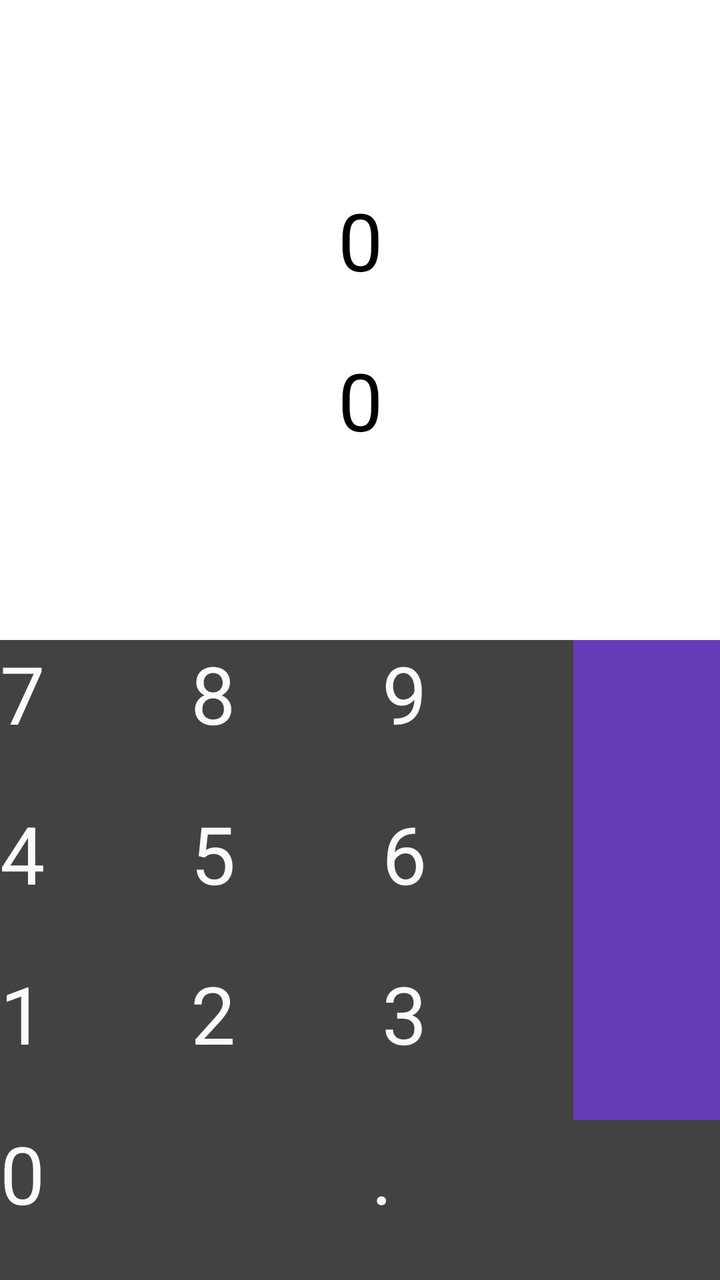
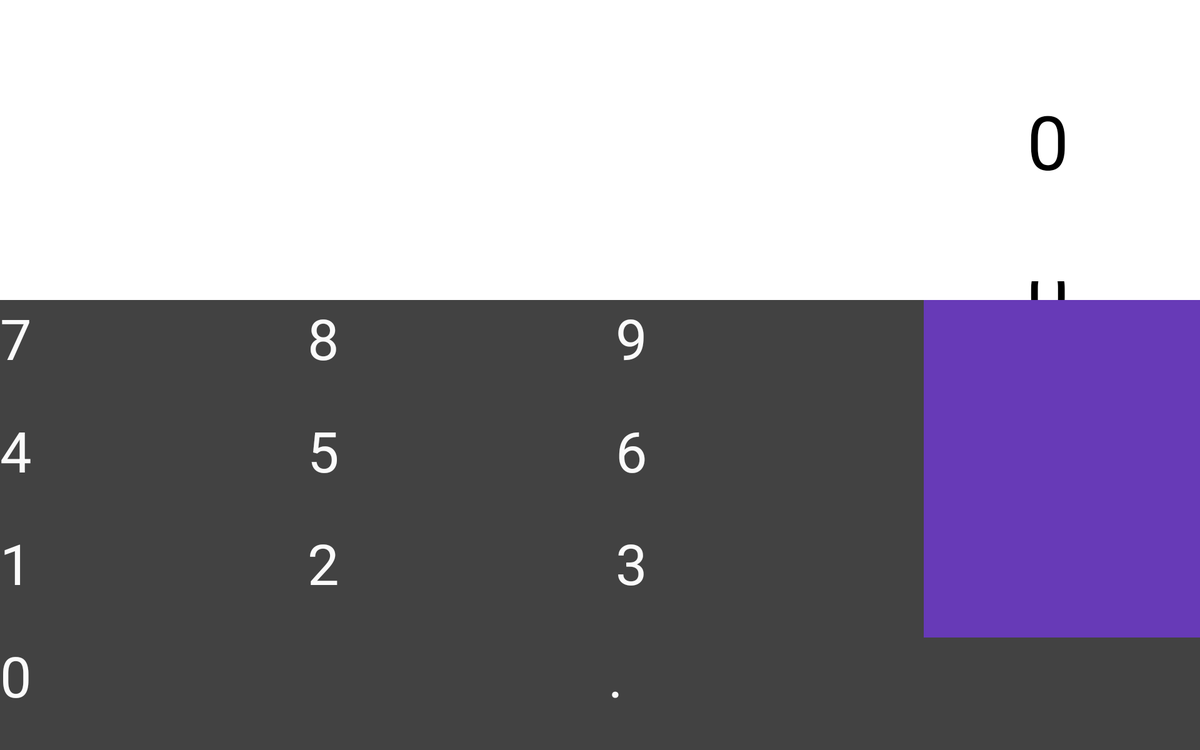

An Android layout and its configuration variant, each rendered on a device that would load it. The default file and the variant file are quoted in full after the pictures.
<!-- AndroidManifest.xml: application theme Theme.Purple -->
<!-- res/layout/fragment_portrait.xml -->
<FrameLayout xmlns:android="http://schemas.android.com/apk/res/android"
    xmlns:tools="http://schemas.android.com/tools"
    android:layout_width="match_parent"
    android:layout_height="match_parent"
    android:fitsSystemWindows="true"
    tools:context="ca.erictran.lengthweightconverter.MainActivity$PlaceholderFragment" >

    <LinearLayout
            android:orientation="vertical"
            android:layout_width="fill_parent"
            android:layout_height="fill_parent"
            android:weightSum="1.0">

        <LinearLayout
                android:orientation="vertical"
                android:layout_width="fill_parent"
                android:layout_height="wrap_content"
                android:gravity="center_vertical"
                android:layout_weight=".6">

            <ScrollView
                android:id="@+id/scrollView1"
                android:layout_width="match_parent"
                android:layout_height="80dp"
                android:scrollbars="vertical"
                android:layout_gravity="center_vertical"
                android:fillViewport="true">

                <TextView
                    android:id="@+id/textView2"
                    android:layout_width="fill_parent"
                    android:layout_height="wrap_content"
                    android:layout_marginRight="2dp"
                    android:freezesText="true"
                    android:scrollbarAlwaysDrawVerticalTrack="false"
                    android:text="@string/default_value"
                    android:textSize="40sp"
                    android:gravity="center|center_vertical"/>
            </ScrollView>

            <Spinner
                android:id="@+id/spinner1"
                android:layout_width="match_parent"
                android:layout_height="wrap_content" />

            <ScrollView
                android:id="@+id/scrollView2"
                android:layout_width="match_parent"
                android:layout_height="80dp"
                android:scrollbars="vertical"
                android:layout_gravity="center_vertical"
                android:fillViewport="true">

                <TextView
                    android:id="@+id/textView3"
                    android:layout_width="fill_parent"
                    android:layout_height="wrap_content"
                    android:layout_marginRight="2dp"
                    android:freezesText="true"
                    android:scrollbarAlwaysDrawVerticalTrack="false"
                    android:text="@string/default_value"
                    android:textSize="40sp"
                    android:gravity="center|center_vertical"/>
            </ScrollView>

            <Spinner
                android:id="@+id/spinner2"
                android:layout_width="match_parent"
                android:layout_height="wrap_content"
                    />

        </LinearLayout>

        <LinearLayout
            android:layout_width="match_parent"
            android:layout_height="wrap_content"
            android:weightSum="1.0"
            android:id="@+id/linearLayout4"
            android:layout_weight=".1">

            <Button
                android:id="@+id/Button7"
                style="?android:attr/buttonStyleSmall"
                android:layout_width="wrap_content"
                android:layout_height="fill_parent"
                android:layout_weight=".25"
                android:background="@drawable/custom_button"
                android:text="@string/Button7"
                android:textColor="#fafafa"
                android:textSize="40sp" />

            <Button
                android:id="@+id/Button8"
                style="?android:attr/buttonStyleSmall"
                android:layout_width="wrap_content"
                android:layout_height="fill_parent"
                android:layout_weight=".25"
                android:background="@drawable/custom_button"
                android:text="@string/Button8"
                android:textColor="#fafafa"
                android:textSize="40sp" />

            <Button
                android:id="@+id/Button9"
                style="?android:attr/buttonStyleSmall"
                android:layout_width="wrap_content"
                android:layout_height="fill_parent"
                android:layout_weight=".25"
                android:background="@drawable/custom_button"
                android:text="@string/Button9"
                android:textColor="#fafafa"
                android:textSize="40sp" />

            <ImageButton
                android:id="@+id/ButtonClear"
                style="?android:attr/buttonStyleSmall"
                android:layout_width="wrap_content"
                android:layout_height="fill_parent"
                android:layout_weight=".25"
                android:background="@drawable/custom_button2"
                android:contentDescription="@string/ButtonClear"
                android:src="@drawable/ic_action_content_clear" />
        </LinearLayout>

        <LinearLayout
            android:layout_width="match_parent"
            android:layout_height="wrap_content"
            android:weightSum="1.0"
            android:id="@+id/linearLayout3"
            android:layout_weight=".1">

            <Button
                android:id="@+id/Button4"
                style="?android:attr/buttonStyleSmall"
                android:layout_width="wrap_content"
                android:layout_height="fill_parent"
                android:layout_weight=".25"
                android:background="@drawable/custom_button"
                android:text="@string/Button4"
                android:textColor="#fafafa"
                android:textSize="40sp" />

            <Button
                android:id="@+id/Button5"
                style="?android:attr/buttonStyleSmall"
                android:layout_width="wrap_content"
                android:layout_height="fill_parent"
                android:layout_weight=".25"
                android:background="@drawable/custom_button"
                android:text="@string/Button5"
                android:textColor="#fafafa"
                android:textSize="40sp" />

            <Button
                android:id="@+id/Button6"
                style="?android:attr/buttonStyleSmall"
                android:layout_width="wrap_content"
                android:layout_height="fill_parent"
                android:layout_weight=".25"
                android:background="@drawable/custom_button"
                android:text="@string/Button6"
                android:textColor="#fafafa"
                android:textSize="40sp" />

            <ImageButton
                android:id="@+id/ButtonBackspace"
                style="?android:attr/buttonStyleSmall"
                android:layout_width="wrap_content"
                android:layout_height="fill_parent"
                android:layout_weight=".25"
                android:background="@drawable/custom_button2"
                android:contentDescription="@string/ButtonBackspace"
                android:src="@drawable/ic_action_content_backspace" />
        </LinearLayout>

        <LinearLayout
            android:layout_width="match_parent"
            android:layout_height="wrap_content"
            android:weightSum="1.0"
            android:id="@+id/linearLayout2"
            android:layout_weight=".1">

            <Button
                android:id="@+id/Button1"
                style="?android:attr/buttonStyleSmall"
                android:layout_width="wrap_content"
                android:layout_height="fill_parent"
                android:layout_weight=".25"
                android:background="@drawable/custom_button"
                android:text="@string/Button1"
                android:textColor="#fafafa"
                android:textSize="40sp" />

            <Button
                android:id="@+id/Button2"
                style="?android:attr/buttonStyleSmall"
                android:layout_width="wrap_content"
                android:layout_height="fill_parent"
                android:layout_weight=".25"
                android:background="@drawable/custom_button"
                android:text="@string/Button2"
                android:textColor="#fafafa"
                android:textSize="40sp" />

            <Button
                android:id="@+id/Button3"
                style="?android:attr/buttonStyleSmall"
                android:layout_width="wrap_content"
                android:layout_height="fill_parent"
                android:layout_weight=".25"
                android:background="@drawable/custom_button"
                android:text="@string/Button3"
                android:textColor="#fafafa"
                android:textSize="40sp" />

            <ImageButton
                android:id="@+id/ButtonSwitch"
                style="?android:attr/buttonStyleSmall"
                android:layout_width="wrap_content"
                android:layout_height="fill_parent"
                android:layout_weight=".25"
                android:background="@drawable/custom_button2"
                android:contentDescription="@string/ButtonSwitch"
                android:src="@drawable/ic_action_content_switch" />
        </LinearLayout>

        <LinearLayout
            android:layout_width="match_parent"
            android:layout_height="wrap_content"
            android:id="@+id/linearLayout"
            android:layout_weight=".1">

            <Button
                android:id="@+id/Button0"
                style="?android:attr/buttonStyleSmall"
                android:layout_width="wrap_content"
                android:layout_height="fill_parent"
                android:layout_weight="1"
                android:background="@drawable/custom_button"
                android:text="@string/Button0"
                android:textColor="#fafafa"
                android:textSize="40sp" />

            <Button
                android:id="@+id/ButtonDecimal"
                style="?android:attr/buttonStyleSmall"
                android:layout_width="wrap_content"
                android:layout_height="fill_parent"
                android:layout_weight="1"
                android:background="@drawable/custom_button"
                android:text="@string/ButtonDecimal"
                android:textColor="#fafafa"
                android:textSize="40sp" />
        </LinearLayout>
    </LinearLayout>

</FrameLayout>
<!-- resources referenced by this layout -->
<resources>
  <!-- drawable custom_button (drawable) -->
  <?xml version="1.0" encoding="utf-8"?>
  <selector xmlns:android="http://schemas.android.com/apk/res/android" >
      
      <item android:drawable="@color/primary_dark"
            android:state_pressed="true" />
      <item android:drawable="@color/primary_dark"
            android:state_focused="true" />
      <item android:drawable="@color/primary" />   
  
  </selector>
  <!-- drawable custom_button2 (drawable) -->
  <?xml version="1.0" encoding="utf-8"?>
  <selector xmlns:android="http://schemas.android.com/apk/res/android" >
      
      <item android:drawable="@color/accent_dark"
            android:state_pressed="true" />
      <item android:drawable="@color/accent_dark"
            android:state_focused="true" />
      <item android:drawable="@color/accent" />
      
  </selector>
  <string name="Button0">0</string>
  <string name="Button1">1</string>
  <string name="Button2">2</string>
  <string name="Button3">3</string>
  <string name="Button4">4</string>
  <string name="Button5">5</string>
  <string name="Button6">6</string>
  <string name="Button7">7</string>
  <string name="Button8">8</string>
  <string name="Button9">9</string>
  <string name="ButtonBackspace">Backspace</string>
  <string name="ButtonClear">Clear</string>
  <string name="ButtonDecimal">.</string>
  <string name="ButtonSwitch">Switch</string>
  <string name="default_value">0</string>
  <color name="primary_dark">#000000</color>
  <color name="primary">#424242</color>
  <color name="accent_dark">#311b92</color>
  <color name="accent">#673ab7</color>
  <style name="PopupMenu.Purple" parent="@style/Widget.Sherlock.ListPopupWindow">	
          <item name="android:popupBackground">@drawable/menu_dropdown_panel_purple</item>	
      </style>
  <style name="DropDownListView.Purple" parent="@style/Widget.Sherlock.ListView.DropDown">
          <item name="android:listSelector">@drawable/selectable_background_purple</item>
      </style>
  <style name="ActionBarTabStyle.Purple" parent="@style/Widget.Sherlock.ActionBar.TabView">
          <item name="android:background">@drawable/tab_indicator_ab_purple</item>
      </style>
  <style name="ActionBarTabBar.Purple" parent="Widget.Sherlock.ActionBar.TabBar">
          <item name="android:showDividers">none</item>
      </style>
  <style name="ActionBarTabTextStyle.Purple" parent="Widget.Sherlock.ActionBar.TabText">
          <item name="android:textColor">@color/tab_text</item>
      </style>
  <style name="DropDownNav.Purple" parent="@style/Widget.Sherlock.Spinner.DropDown.ActionBar">
          <item name="android:background">@drawable/spinner_background_ab_purple</item>
          <item name="android:popupBackground">@drawable/menu_dropdown_panel_purple</item>
          <item name="android:dropDownSelector">@drawable/selectable_background_purple</item>
      </style>
  <!-- from res/values-v14/ -->
  <style name="ActionBar.Solid.Purple" parent="@style/Widget.Sherlock.Light.ActionBar.Solid.Inverse">
          <item name="android:background">@drawable/ab_solid_purple</item>
          <item name="android:backgroundStacked">@drawable/ab_stacked_solid_purple</item>
          <item name="android:backgroundSplit">@drawable/ab_bottom_solid_purple</item>
          <item name="android:progressBarStyle">@style/ProgressBar.Purple</item>
      </style>
  <style name="ActionButton.CloseMode.Purple" parent="@style/Widget.Sherlock.ActionButton.CloseMode">
          <item name="android:background">@drawable/btn_cab_done_purple</item>
      </style>
  <!-- from res/values-v14/ -->
  <style name="Theme.Purple.Widget" parent="@style/Theme.Sherlock">
          <item name="android:popupMenuStyle">@style/PopupMenu.Purple</item>
          <item name="android:dropDownListViewStyle">@style/DropDownListView.Purple</item>
      </style>
  <style name="ProgressBar.Purple" parent="@style/Widget.Sherlock.ProgressBar.Horizontal">
          <item name="android:progressDrawable">@drawable/progress_horizontal_purple</item>
      </style>
</resources>
<!-- res/layout-sw720dp/fragment_portrait.xml (the repository's variant of the layout above) -->
<!-- drawn on a large tablet held sideways -->
<FrameLayout xmlns:android="http://schemas.android.com/apk/res/android"
    xmlns:tools="http://schemas.android.com/tools"
    android:layout_width="match_parent"
    android:layout_height="match_parent"
    android:background="@color/action_bar"
    android:fitsSystemWindows="true"
    tools:context="ca.erictran.lengthweightconverter.MainActivity$PlaceholderFragment" >

    <RelativeLayout
        android:layout_width="match_parent"
        android:layout_height="match_parent"
        android:background="@android:color/background_light"
        android:gravity="top"
        android:orientation="vertical" >

        <RelativeLayout
                android:layout_width="fill_parent"
                android:layout_height="fill_parent"
                android:layout_above="@+id/linearLayout4"
                android:gravity="center_vertical">

            <LinearLayout
                    android:orientation="horizontal"
                    android:layout_width="fill_parent"
                    android:layout_height="wrap_content"
                    android:id="@+id/linearLayout5"
                    android:gravity="center_vertical">

                <ScrollView
                    android:id="@+id/scrollView1"
                    android:layout_width="match_parent"
                    android:layout_height="300dp"
                    android:scrollbars="vertical"
                    android:layout_weight="1"
                    android:layout_gravity="center_vertical"
                    android:fillViewport="true">

                    <TextView
                        android:id="@+id/textView2"
                        android:layout_width="fill_parent"
                        android:layout_height="wrap_content"
                        android:layout_marginRight="2dp"
                        android:freezesText="true"
                        android:scrollbarAlwaysDrawVerticalTrack="false"
                        android:text="@string/default_value"
                        android:textSize="80sp"
                        android:gravity="center_vertical|right"/>
                </ScrollView>

                <Spinner
                    android:id="@+id/spinner1"
                    android:layout_width="wrap_content"
                    android:layout_height="wrap_content"
                    android:layout_weight="1"
                    android:minWidth="280dp"
                        />
            </LinearLayout>

            <LinearLayout
                    android:orientation="horizontal"
                    android:layout_width="fill_parent"
                    android:layout_height="wrap_content"
                    android:layout_below="@+id/linearLayout5"
                    android:layout_alignParentLeft="true"
                    android:layout_alignParentStart="true"
                    android:gravity="center_vertical">

                <ScrollView
                    android:id="@+id/scrollView2"
                    android:layout_width="match_parent"
                    android:layout_height="300dp"
                    android:scrollbars="vertical"
                    android:layout_weight="1"
                    android:layout_gravity="center_vertical"
                    android:fillViewport="true">

                    <TextView
                        android:id="@+id/textView3"
                        android:layout_width="fill_parent"
                        android:layout_height="wrap_content"
                        android:layout_marginRight="2dp"
                        android:freezesText="true"
                        android:scrollbarAlwaysDrawVerticalTrack="false"
                        android:text="@string/default_value"
                        android:textSize="80sp"
                        android:gravity="center_vertical|right"/>
                </ScrollView>

                <Spinner
                    android:id="@+id/spinner2"
                    android:layout_width="wrap_content"
                    android:layout_height="wrap_content"
                    android:layout_weight="1"
                    android:minWidth="280dp" />

            </LinearLayout>
        </RelativeLayout>

        <LinearLayout
            android:layout_width="match_parent"
            android:layout_height="120dp"
            android:weightSum="1.0"
            android:layout_above="@+id/linearLayout3"
            android:layout_alignParentLeft="true"
            android:layout_alignParentStart="true"
            android:id="@+id/linearLayout4">

            <Button
                android:id="@+id/Button7"
                style="?android:attr/buttonStyleSmall"
                android:layout_width="wrap_content"
                android:layout_height="fill_parent"
                android:layout_weight=".25"
                android:background="@drawable/custom_button"
                android:text="@string/Button7"
                android:textColor="#fafafa"
                android:textSize="60sp" />

            <Button
                android:id="@+id/Button8"
                style="?android:attr/buttonStyleSmall"
                android:layout_width="wrap_content"
                android:layout_height="fill_parent"
                android:layout_weight=".25"
                android:background="@drawable/custom_button"
                android:text="@string/Button8"
                android:textColor="#fafafa"
                android:textSize="60sp" />

            <Button
                android:id="@+id/Button9"
                style="?android:attr/buttonStyleSmall"
                android:layout_width="wrap_content"
                android:layout_height="fill_parent"
                android:layout_weight=".25"
                android:background="@drawable/custom_button"
                android:text="@string/Button9"
                android:textColor="#fafafa"
                android:textSize="60sp" />

            <ImageButton
                android:id="@+id/ButtonClear"
                style="?android:attr/buttonStyleSmall"
                android:layout_width="wrap_content"
                android:layout_height="fill_parent"
                android:layout_weight=".25"
                android:background="@drawable/custom_button2"
                android:contentDescription="@string/ButtonClear"
                android:src="@drawable/ic_action_content_clear" />
        </LinearLayout>

        <LinearLayout
            android:layout_width="match_parent"
            android:layout_height="120dp"
            android:weightSum="1.0"
            android:layout_above="@+id/linearLayout2"
            android:layout_alignParentLeft="true"
            android:layout_alignParentStart="true"
            android:id="@+id/linearLayout3">

            <Button
                android:id="@+id/Button4"
                style="?android:attr/buttonStyleSmall"
                android:layout_width="wrap_content"
                android:layout_height="fill_parent"
                android:layout_weight=".25"
                android:background="@drawable/custom_button"
                android:text="@string/Button4"
                android:textColor="#fafafa"
                android:textSize="60sp" />

            <Button
                android:id="@+id/Button5"
                style="?android:attr/buttonStyleSmall"
                android:layout_width="wrap_content"
                android:layout_height="fill_parent"
                android:layout_weight=".25"
                android:background="@drawable/custom_button"
                android:text="@string/Button5"
                android:textColor="#fafafa"
                android:textSize="60sp" />

            <Button
                android:id="@+id/Button6"
                style="?android:attr/buttonStyleSmall"
                android:layout_width="wrap_content"
                android:layout_height="fill_parent"
                android:layout_weight=".25"
                android:background="@drawable/custom_button"
                android:text="@string/Button6"
                android:textColor="#fafafa"
                android:textSize="60sp" />

            <ImageButton
                android:id="@+id/ButtonBackspace"
                style="?android:attr/buttonStyleSmall"
                android:layout_width="wrap_content"
                android:layout_height="fill_parent"
                android:layout_weight=".25"
                android:background="@drawable/custom_button2"
                android:contentDescription="@string/ButtonBackspace"
                android:src="@drawable/ic_action_content_backspace" />
        </LinearLayout>

        <LinearLayout
            android:layout_width="match_parent"
            android:layout_height="120dp"
            android:weightSum="1.0"
            android:layout_above="@+id/linearLayout"
            android:layout_alignParentLeft="true"
            android:layout_alignParentStart="true"
            android:id="@+id/linearLayout2">

            <Button
                android:id="@+id/Button1"
                style="?android:attr/buttonStyleSmall"
                android:layout_width="wrap_content"
                android:layout_height="fill_parent"
                android:layout_weight=".25"
                android:background="@drawable/custom_button"
                android:text="@string/Button1"
                android:textColor="#fafafa"
                android:textSize="60sp" />

            <Button
                android:id="@+id/Button2"
                style="?android:attr/buttonStyleSmall"
                android:layout_width="wrap_content"
                android:layout_height="fill_parent"
                android:layout_weight=".25"
                android:background="@drawable/custom_button"
                android:text="@string/Button2"
                android:textColor="#fafafa"
                android:textSize="60sp" />

            <Button
                android:id="@+id/Button3"
                style="?android:attr/buttonStyleSmall"
                android:layout_width="wrap_content"
                android:layout_height="fill_parent"
                android:layout_weight=".25"
                android:background="@drawable/custom_button"
                android:text="@string/Button3"
                android:textColor="#fafafa"
                android:textSize="60sp" />

            <ImageButton
                android:id="@+id/ButtonSwitch"
                style="?android:attr/buttonStyleSmall"
                android:layout_width="wrap_content"
                android:layout_height="fill_parent"
                android:layout_weight=".25"
                android:background="@drawable/custom_button2"
                android:contentDescription="@string/ButtonSwitch"
                android:src="@drawable/ic_action_content_switch" />
        </LinearLayout>

        <LinearLayout
            android:layout_width="match_parent"
            android:layout_height="120dp"
            android:layout_alignParentBottom="true"
            android:layout_alignParentLeft="true"
            android:layout_alignParentStart="true"
            android:id="@+id/linearLayout">

            <Button
                android:id="@+id/Button0"
                style="?android:attr/buttonStyleSmall"
                android:layout_width="wrap_content"
                android:layout_height="fill_parent"
                android:layout_weight="1"
                android:background="@drawable/custom_button"
                android:text="@string/Button0"
                android:textColor="#fafafa"
                android:textSize="60sp" />

            <Button
                android:id="@+id/ButtonDecimal"
                style="?android:attr/buttonStyleSmall"
                android:layout_width="wrap_content"
                android:layout_height="fill_parent"
                android:layout_weight="1"
                android:background="@drawable/custom_button"
                android:text="@string/ButtonDecimal"
                android:textColor="#fafafa"
                android:textSize="60sp" />
        </LinearLayout>

    </RelativeLayout>

</FrameLayout>
<!-- resources referenced by the variant -->
<!-- as a large tablet held sideways resolves them -->
<resources>
  <color name="action_bar">#673ab7</color>
  <!-- drawable custom_button (drawable) -->
  <?xml version="1.0" encoding="utf-8"?>
  <selector xmlns:android="http://schemas.android.com/apk/res/android" >
      
      <item android:drawable="@color/primary_dark"
            android:state_pressed="true" />
      <item android:drawable="@color/primary_dark"
            android:state_focused="true" />
      <item android:drawable="@color/primary" />   
  
  </selector>
  <!-- drawable custom_button2 (drawable) -->
  <?xml version="1.0" encoding="utf-8"?>
  <selector xmlns:android="http://schemas.android.com/apk/res/android" >
      
      <item android:drawable="@color/accent_dark"
            android:state_pressed="true" />
      <item android:drawable="@color/accent_dark"
            android:state_focused="true" />
      <item android:drawable="@color/accent" />
      
  </selector>
  <string name="Button0">0</string>
  <string name="Button1">1</string>
  <string name="Button2">2</string>
  <string name="Button3">3</string>
  <string name="Button4">4</string>
  <string name="Button5">5</string>
  <string name="Button6">6</string>
  <string name="Button7">7</string>
  <string name="Button8">8</string>
  <string name="Button9">9</string>
  <string name="ButtonBackspace">Backspace</string>
  <string name="ButtonClear">Clear</string>
  <string name="ButtonDecimal">.</string>
  <string name="ButtonSwitch">Switch</string>
  <string name="default_value">0</string>
  <color name="primary_dark">#000000</color>
  <color name="primary">#424242</color>
  <color name="accent_dark">#311b92</color>
  <color name="accent">#673ab7</color>
  <style name="PopupMenu.Purple" parent="@style/Widget.Sherlock.ListPopupWindow">	
          <item name="android:popupBackground">@drawable/menu_dropdown_panel_purple</item>	
      </style>
  <style name="DropDownListView.Purple" parent="@style/Widget.Sherlock.ListView.DropDown">
          <item name="android:listSelector">@drawable/selectable_background_purple</item>
      </style>
  <style name="ActionBarTabStyle.Purple" parent="@style/Widget.Sherlock.ActionBar.TabView">
          <item name="android:background">@drawable/tab_indicator_ab_purple</item>
      </style>
  <style name="ActionBarTabBar.Purple" parent="Widget.Sherlock.ActionBar.TabBar">
          <item name="android:showDividers">none</item>
      </style>
  <style name="ActionBarTabTextStyle.Purple" parent="Widget.Sherlock.ActionBar.TabText">
          <item name="android:textColor">@color/tab_text</item>
      </style>
  <style name="DropDownNav.Purple" parent="@style/Widget.Sherlock.Spinner.DropDown.ActionBar">
          <item name="android:background">@drawable/spinner_background_ab_purple</item>
          <item name="android:popupBackground">@drawable/menu_dropdown_panel_purple</item>
          <item name="android:dropDownSelector">@drawable/selectable_background_purple</item>
      </style>
  <!-- from res/values-v14/ -->
  <style name="ActionBar.Solid.Purple" parent="@style/Widget.Sherlock.Light.ActionBar.Solid.Inverse">
          <item name="android:background">@drawable/ab_solid_purple</item>
          <item name="android:backgroundStacked">@drawable/ab_stacked_solid_purple</item>
          <item name="android:backgroundSplit">@drawable/ab_bottom_solid_purple</item>
          <item name="android:progressBarStyle">@style/ProgressBar.Purple</item>
      </style>
  <style name="ActionButton.CloseMode.Purple" parent="@style/Widget.Sherlock.ActionButton.CloseMode">
          <item name="android:background">@drawable/btn_cab_done_purple</item>
      </style>
  <!-- from res/values-v14/ -->
  <style name="Theme.Purple.Widget" parent="@style/Theme.Sherlock">
          <item name="android:popupMenuStyle">@style/PopupMenu.Purple</item>
          <item name="android:dropDownListViewStyle">@style/DropDownListView.Purple</item>
      </style>
  <style name="ProgressBar.Purple" parent="@style/Widget.Sherlock.ProgressBar.Horizontal">
          <item name="android:progressDrawable">@drawable/progress_horizontal_purple</item>
      </style>
</resources>
